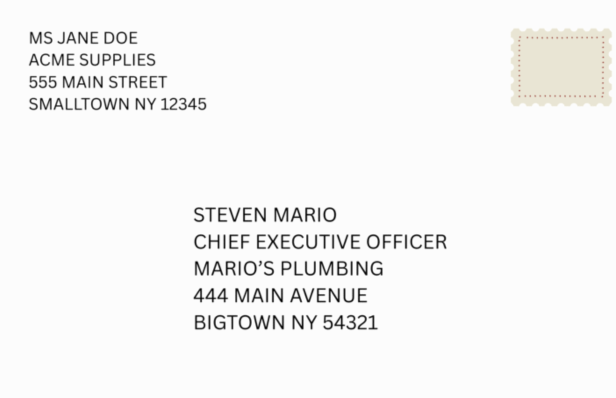
#> input picture image.png, 1232 x 796 px (shown at 1/2 size)
$ python -i detect_characters.py   (imports and definitions only)
#> lines starting #> are read from the running program, lines starting #| are printed output that depends on the picture; after the words box and inside, x2 and y2 are one past the last pixel; in counts of white or black regions, pixels touching at a corner belong together
import cv2
import numpy as np

def segment_characters(image_path):
    # Bild laden und vorverarbeiten
#> called with image_path = '../image.png'
    img = cv2.imread(image_path)
#> img is the input picture: shape (796, 1232, 3); mean B, G, R 245.2, 245.7, 245.9
    gray = cv2.cvtColor(img, cv2.COLOR_BGR2GRAY)

    # Binarisierung (Otsu's Methode)
    _, binary = cv2.threshold(gray, 0, 255, cv2.THRESH_BINARY_INV + cv2.THRESH_OTSU)
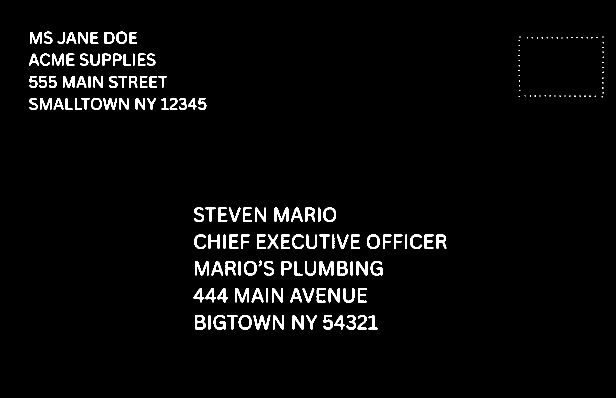
#> binary: shape (796, 1232) (shown at 1/2 size); 3% white; 180 white regions (56 under 20 px)

    # Konturen finden (einzelne Buchstaben)
    contours, _ = cv2.findContours(binary, cv2.RETR_EXTERNAL, cv2.CHAIN_APPROX_SIMPLE)
#> contours = 180 contours, 56 with area under 20; largest, box (x1, y1, x2, y2) and area: (477, 630, 503, 659) 582, (488, 522, 514, 552) 581, (734, 469, 760, 498) 581, (647, 414, 672, 444) 579, (674, 522, 695, 551) 510

    # Bounding Boxes extrahieren und sortieren (links nach rechts)
    char_boxes = []
    for contour in contours:
        x, y, w, h = cv2.boundingRect(contour)
        if h > 10 and w > 5:  # Filter für Mindestgröße
            char_boxes.append((x, y, w, h))
#> this loop made 180 passes
#> (x, y, w, h) on passes 1 to 3: (737, 630, 18, 29), (715, 630, 19, 29), (693, 630, 19, 29)
#> after the loop, char_boxes = 114 items, first 6: (737, 630, 18, 29), (715, 630, 19, 29), (693, 630, 19, 29), (668, 630, 22, 29), (647, 630, 19, 29), (612, 630, 22, 29)

    char_boxes.sort(key=lambda b: b[0])  # Nach x-Position sortieren

    # Buchstaben ausschneiden
    characters = []
    for (x, y, w, h) in char_boxes:
        char_img = gray[y:y+h, x:x+w]
        # Auf einheitliche Größe bringen (z.B. 32x32)
        char_img = cv2.resize(char_img, (32, 32))
        characters.append(char_img)
#> this loop made 114 passes
#> (x, y, w, h) on passes 1 to 12: (58, 107, 20, 24), (59, 196, 17, 24), (59, 152, 16, 24), (60, 64, 23, 23), (78, 152, 16, 24), (80, 196, 23, 24), (80, 107, 20, 25), (88, 63, 17, 25), (98, 152, 15, 24), (104, 107, 24, 24), (107, 196, 20, 24), (115, 64, 15, 24)
#> pass 1, in segment_characters, `char_img = gray[y:y+h, x:x+w]`:
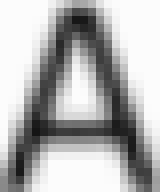
#> char_img: shape (24, 20) (shown 8 times larger); min 21, max 252, mean 178.2
#> pass 1, in segment_characters, `char_img = cv2.resize(char_img, (32, 32))`:
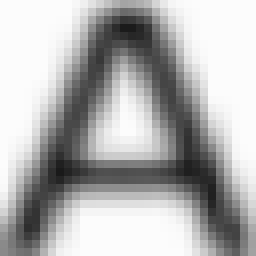
#> char_img: shape (32, 32) (shown 8 times larger); min 26, max 252, mean 178.2
#> pass 2, in segment_characters, `char_img = cv2.resize(char_img, (32, 32))`:
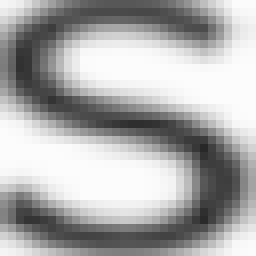
#> char_img: shape (32, 32) (shown 8 times larger); min 40, max 252, mean 172.1
#> pass 3, in segment_characters, `char_img = cv2.resize(char_img, (32, 32))`:
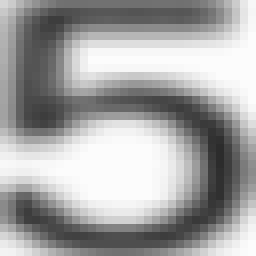
#> char_img: shape (32, 32) (shown 8 times larger); min 43, max 252, mean 165.2
#> after the loop, characters = 114 items

    return characters, char_boxes

>>> result = segment_characters('../image.png')
